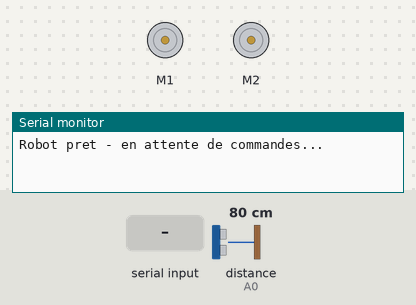
Bench run of a sketch on a simulated Arduino Uno, built with avr-gcc and run on an emulated ATmega328P. On the bench: 2 × DC motor (green arrow = forward, orange = backward, longer = faster), the last lines printed to the serial monitor. The inputs (shaded band) are chosen by the test bench; at power-on: distance to the obstacle (sensor on A0) 80 cm. The echo pulse lasts 58.3 µs per cm.

Above: at 1.2 s.
1.3 s: "F" received over the second serial link
At 2.5 s:
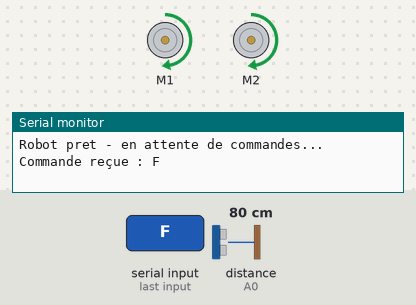
2.8 s: "B" received over the second serial link
At 3.6 s:
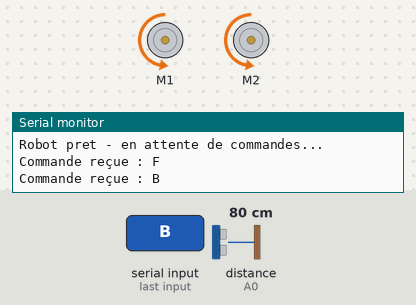
4.3 s: "L" received over the second serial link
At 5.2 s:
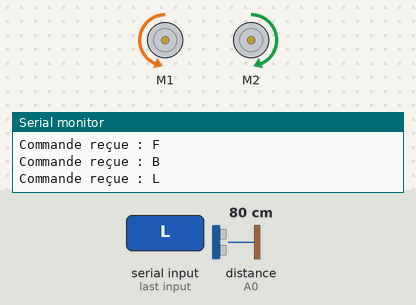
5.8 s: "R" received over the second serial link
At 6.9 s:
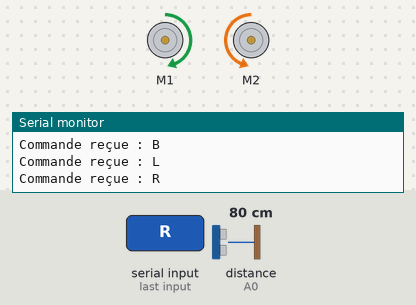
Timing chart, 0 to 8.3 s (numbered marks = the images above; inputs shaded):
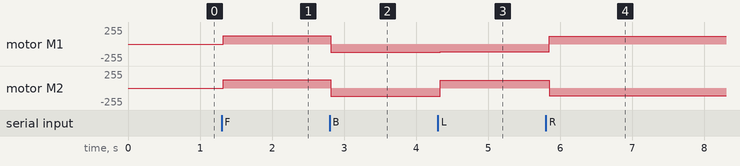

Measured:
- after the input at 1.3 s, motor M1, motor M2: stopped → forward 127/255 at once
- after the input at 2.8 s, motor M1, motor M2: forward 127/255 → backward 127/255 at once
- after the input at 4.3 s, motor M1: backward 127/255 → backward 114/255 at once; motor M2: backward 127/255 → forward 114/255 at once
- after the input at 5.8 s, motor M1: backward 114/255 → forward 114/255 at once; motor M2: forward 114/255 → backward 114/255 at once

The sketch:

controle_bluetooth.ino
```cpp
#include <ZumoMotors.h>
#include <SoftwareSerial.h>

// -------- Pin Configuration --------
#define TRIG_PIN      A1
#define ECHO_PIN      A0
#define BT_RX_PIN     4    // receives from HC-05 TXD
#define BT_TX_PIN     5    // sends to HC-05 RXD

// -------- Configuration --------
#define SPEED         200
#define TURN_SPEED    180
#define OBSTACLE_DIST 15   // cm

ZumoMotors motors;
SoftwareSerial bluetooth(BT_RX_PIN, BT_TX_PIN);

char currentCommand = 'S';

// -------- Get distance --------
long getDistance() {
  digitalWrite(TRIG_PIN, LOW);
  delayMicroseconds(2);
  digitalWrite(TRIG_PIN, HIGH);
  delayMicroseconds(10);
  digitalWrite(TRIG_PIN, LOW);

  long duration = pulseIn(ECHO_PIN, HIGH, 30000);
  if (duration == 0) return 999;
  return duration * 0.034 / 2;
}

// -------- Execute command --------
void executeCommand(char cmd) {
  // Securite : bloquer l'avance si obstacle detecte
  if (cmd == 'F' && getDistance() < OBSTACLE_DIST) {
    motors.setSpeeds(0, 0);
    Serial.println("Obstacle bloque !");
    return;
  }

  switch (cmd) {
    case 'F': motors.setSpeeds( SPEED,       SPEED);       break;
    case 'B': motors.setSpeeds(-SPEED,      -SPEED);       break;
    case 'L': motors.setSpeeds(-TURN_SPEED,  TURN_SPEED);  break;
    case 'R': motors.setSpeeds( TURN_SPEED, -TURN_SPEED);  break;
    case 'S': motors.setSpeeds(0, 0);                      break;
  }
}

// -------- Setup --------
void setup() {
  Serial.begin(9600);
  bluetooth.begin(9600);

  pinMode(TRIG_PIN, OUTPUT);
  pinMode(ECHO_PIN, INPUT);
  digitalWrite(TRIG_PIN, LOW);

  motors.setSpeeds(0, 0);
  Serial.println("Robot pret - en attente de commandes...");
}

// -------- Loop --------
void loop() {
  // Lire commande Bluetooth si disponible
  if (bluetooth.available()) {
    char cmd = bluetooth.read();

    if (cmd == 'F' || cmd == 'B' || cmd == 'L' || cmd == 'R' || cmd == 'S') {
      currentCommand = cmd;
      Serial.print("Commande reçue : ");
      Serial.println(cmd);
    }
  }

  // Executer la commande courante
  executeCommand(currentCommand);

  delay(50);
}
```
